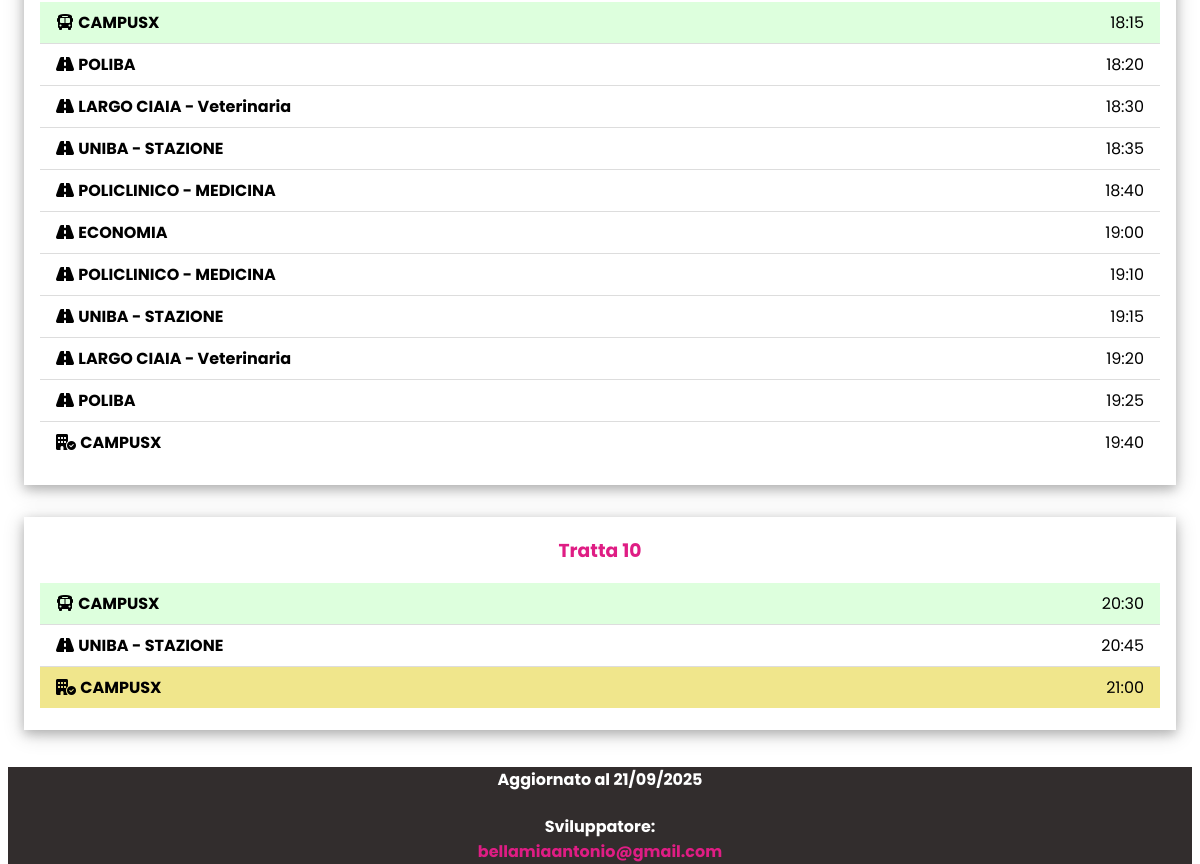
Before: / (lower part) with the older database file.
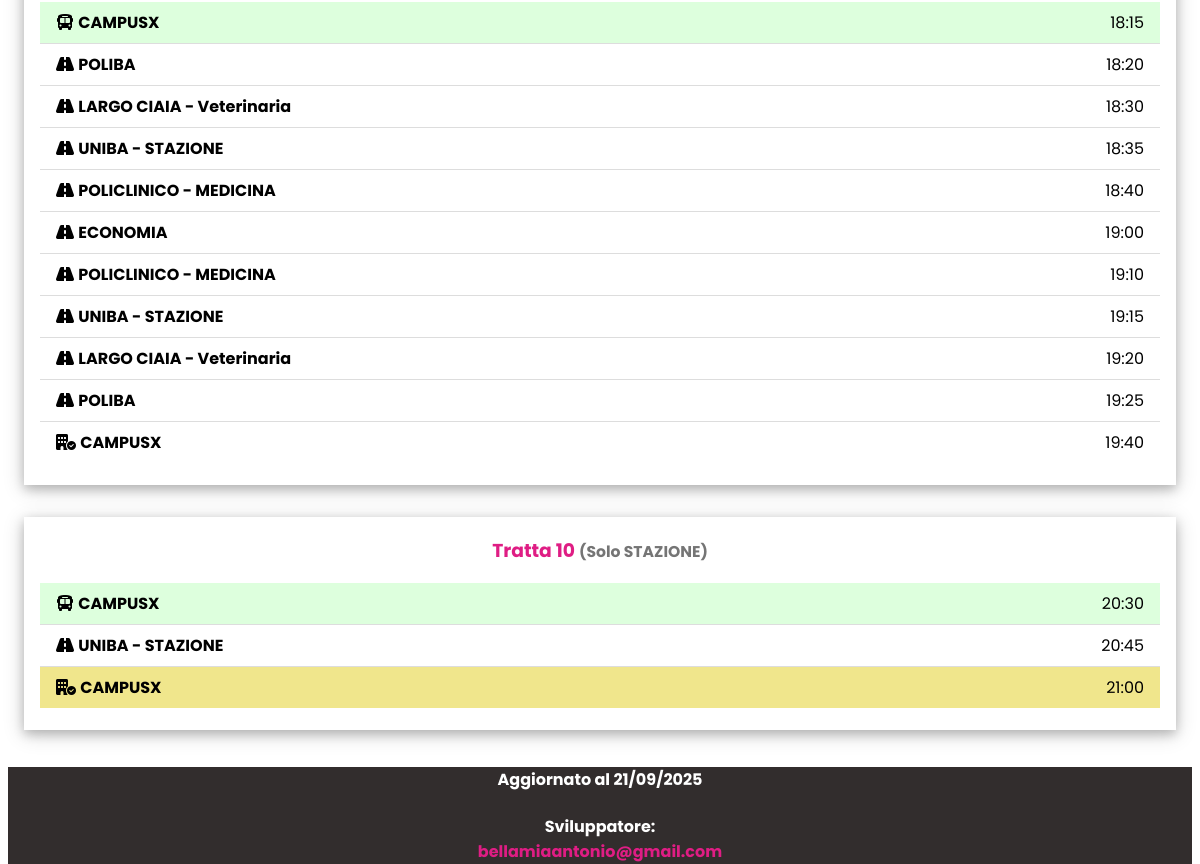
After: the same page with the newer database file.
### tables this page shows
CREATE TABLE IF NOT EXISTS `orari` (
  `id` int NOT NULL AUTO_INCREMENT,
  `orario` time DEFAULT NULL,
  `tipoGiorno` tinyint(1) NOT NULL DEFAULT '1',
  `tratta` int UNSIGNED NOT NULL,
  `idLuogo` varchar(3) NOT NULL DEFAULT 'stz',
  PRIMARY KEY (`id`),
  UNIQUE KEY `orario` (`orario`,`tipoGiorno`),
  KEY `idLuogo` (`idLuogo`),
  KEY `tipoGiorno` (`tipoGiorno`,`tratta`),
  KEY `fk_orari_tratte` (`tratta`,`tipoGiorno`)
);

CREATE TABLE IF NOT EXISTS `luogo` (
  `id` varchar(3) NOT NULL,
  `denominazione` text NOT NULL,
  PRIMARY KEY (`id`)
);

CREATE TABLE IF NOT EXISTS `tratte` (
  `numero` int UNSIGNED NOT NULL,
  `tipo` tinyint(1) NOT NULL DEFAULT '1',
  `note` text,
  PRIMARY KEY (`numero`,`tipo`)
);

### index.php (the view, shortened to what this page needs)
<?php
include_once 'header.php';
$showAll = isset($_GET['show']) && $_GET['show'] === 'all';
$tipoGiorno = isset($_GET['fest']) ? (int)$_GET['fest'] : (date('N') < 6 ? 0 : 1);
$ora = date('H:i:s');
$query = "
    SELECT O.orario, O.tratta, O.idLuogo, L.denominazione, T.note
    FROM orari O
    JOIN luogo L ON L.id = O.idLuogo
    JOIN tratte T ON T.numero = O.tratta AND T.tipo = O.tipoGiorno
    WHERE O.tipoGiorno = $tipoGiorno
";
if (!$showAll) {
    $query .= " AND O.orario >= '$ora'";
}
$query .= " ORDER BY O.tratta, O.orario";
$result = $sxConn->query($query);
$currentTratta = null;
$fermate = [];
while($row = $result->fetch_assoc()) {
    if($currentTratta !== $row['tratta']) {
        if($currentTratta !== null && count($fermate) > 1) {
            echo '<div class="w3-container">';
            echo '  <div class="w3-panel w3-card-4">';
            echo "    <ul class='w3-ul'>";
            foreach ($fermate as $i => $f) {
                $orarioFmt = substr($f['orario'], 0, 5);
                $classeExtra = '';
                $icona = "<i class='fa-solid fa-road'></i> ";
                if ($i == 0) {
                    $classeExtra = ' w3-pale-green';
                    $icona = "<i class='fa-solid fa-bus'></i> ";
                } elseif ($i == count($fermate) - 1) {
                    $classeExtra = '';
                    $icona = "<i class='fa-solid fa-building-circle-check'></i> ";
                }
                echo "<li class='$classeExtra' data-luogo='{$f['idLuogo']}' data-orario='{$f['orario']}'>
                        $icona <b>{$f['denominazione']}</b>
                        <span class='w3-right'>{$orarioFmt}</span>
                      </li>";
            }
            echo "    </ul>";
            echo "  </div>";
            echo "</div>";
        }
        $currentTratta = $row['tratta'];
        $noteTratta = $row['note'];
        $fermate = [];
    }
    $fermate[] = $row;
}
if($currentTratta !== null && count($fermate) > 1) {
    echo '<div class="w3-container">';
    echo '  <div class="w3-panel w3-card-4">';
    echo "    <h3 class='w3-center c-primary'>Tratta $currentTratta";
    if (!empty($noteTratta)) {
        echo " <small class='w3-text-grey'>($noteTratta)</small>";
    }
    echo "</h3>";
    echo "    <ul class='w3-ul'>";
    foreach ($fermate as $i => $f) {
        $orarioFmt = substr($f['orario'], 0, 5);
        $classeExtra = '';
        $icona = "<i class='fa-solid fa-road'></i> ";
        if ($i == 0) {
            $classeExtra = ' w3-pale-green';
            $icona = "<i class='fa-solid fa-bus'></i> ";
        } elseif ($i == count($fermate) - 1) {
            $classeExtra = 'w3-khaki';
            $icona = "<i class='fa-solid fa-building-circle-check'></i> ";
        }
        echo "<li class='$classeExtra' data-luogo='{$f['idLuogo']}' data-orario='{$f['orario']}'>
                $icona <b>{$f['denominazione']}</b>
                <span class='w3-right'>{$orarioFmt}</span>
              </li>";
    }
    echo "    </ul>";
    echo "</div></div>";
}
include_once 'footer.php';
?>

### header.php (shortened to what this page needs)
<html>
<head>
    <?php include_once 'styles/header-include.php' ?>
</head>
<body>

### styles/header-include.php (shortened to what this page needs)
<link rel="stylesheet" href="styles/w3.css">
<link rel="stylesheet" href="styles/navbar-style.css">
<link rel="stylesheet" href="styles/font.css">
<link rel="stylesheet" href="styles/general.css">
<link rel="stylesheet" href="https://cdn.jsdelivr.net/npm/purecss@3.0.0/build/pure-min.css"
>
<link rel="stylesheet" href="https://cdn.jsdelivr.net/npm/purecss@3.0.0/build/base-min.css">
<link rel="stylesheet" href="https://cdn.jsdelivr.net/npm/purecss@3.0.0/build/grids-min.css">
<link rel="stylesheet" href="https://cdn.jsdelivr.net/npm/purecss@3.0.0/build/grids-responsive-min.css">
<link rel="stylesheet" href="https://cdnjs.cloudflare.com/ajax/libs/font-awesome/6.7.1/css/all.min.css">

### footer.php
<div class="pure-g">
<div class="pure-u-1-1 c-footer">
    <h4>Aggiornato al 21/09/2025</h4>
    <h4>Sviluppatore: <br><a href="mailto:bellamiaantonio@gmail.com">bellamiaantonio@gmail.com</a></h4>
</div>
</div>
</body>
</html>

### styles/w3.css (style rules this page uses)
.w3-ul { list-style-type: none; padding: 0; margin: 0 }
.w3-ul li { padding: 8px 16px; border-bottom: 1px solid #ddd }
.w3-ul li:last-child { border-bottom: none }
.w3-main, { transition: margin-left .4s }
.w3-container:after, .w3-container:before, .w3-panel:after, .w3-panel:before, .w3-row:after, .w3-row:before, .w3-row-padding:after, .w3-row-padding:before, .w3-cell-row:before, .w3-cell-row:after, .w3-clear:after, .w3-clear:before, .w3-bar:before, .w3-bar:after { content: ""; display: table; clear: both }
.w3-container, .w3-panel { padding: 0.01em 16px }
.w3-panel { margin-top: 16px; margin-bottom: 16px }
.w3-card-4, .w3-hover-shadow:hover { box-shadow: 0 4px 10px 0 rgba(0, 0, 0, 0.2), 0 4px 20px 0 rgba(0, 0, 0, 0.19) }
.w3-center { text-align: center !important }
.w3-right { float: right !important }
.w3-khaki, .w3-hover-khaki:hover { color: #000 !important; background-color: #f0e68c !important }
.w3-pale-green, .w3-hover-pale-green:hover { color: #000 !important; background-color: #ddffdd !important }
.w3-text-grey, .w3-hover-text-grey:hover, .w3-text-gray, .w3-hover-text-gray:hover { color: #757575 !important }

### styles/general.css (style rules this page uses)
:root { --primary-color: rgb(223, 29, 132); --footer-color: rgb(52, 52, 52); }
html, body { height: 100%; }
body { word-wrap: break-word; overflow-wrap: break-word; white-space: normal; }
a:link { color: var(--primary-color); text-decoration: none; }
.c-primary { color: var(--primary-color) !important; }
.c-footer { background-color: rgb(50, 45, 45); color: white; text-align: center; overflow-wrap: break-word; }

Changed rows visible on the page:
now on this page (row edited): tratte: note "Solo STAZIONE"
